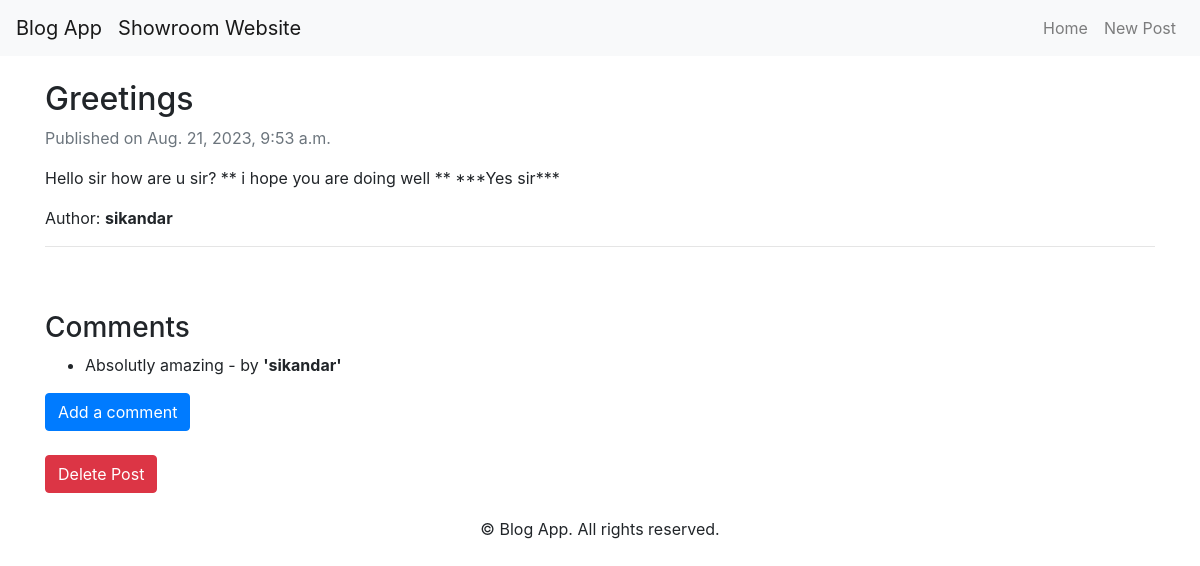
Page /blog/post/1/ on the committed database.
### blog/models.py (models this page shows, shortened)
class Post(models.Model):
    title = models.CharField(max_length=200)
    content = models.TextField()
    pub_date = models.DateTimeField(auto_now_add=True)
    author = models.ForeignKey(settings.AUTH_USER_MODEL,  on_delete=models.CASCADE)
    tags = models.ManyToManyField(Tag)

class Comment(models.Model):
    post = models.ForeignKey(Post, on_delete=models.CASCADE)
    author = models.ForeignKey(settings.AUTH_USER_MODEL,  on_delete=models.CASCADE)
    content = models.TextField()
    pub_date = models.DateTimeField(auto_now_add=True)

### accounts/models.py (models this page shows)
class CustomUser(AbstractUser):
    genderchoice = [
        ('M' , 'Male'),
        ('F' , 'Female'),
    ]
    gender = models.CharField( max_length=1 , choices=genderchoice)

### blog/views.py (the view)
# urls.py: path('post/<int:pk>/', views.post_detail, name='post_detail'),
def post_detail(request, pk):
    post = get_object_or_404(Post, pk=pk)
    comments = post.comment_set.all()
    return render(request, 'blog/post_detail.html', {'post': post, 'comments': comments})

### blog/templates/blog/post_detail.html
{% extends 'blog/base.html' %}
{% block content %}
    <h2>{{ post.title }}</h2>
    <p class ='text-muted' >Published on {{post.pub_date}} </p>
    <p>{{ post.content }}</p>
    <p>Author: <b>{{ post.author.username }}</b></p>
    <hr>
    <br>
    <br>
    <h3>Comments</h3>
    <ul>
        {% for comment in comments %}
            <li>{{ comment.content }} - by <b>'{{ comment.author.username }}'</b></li>
        {% endfor %}
    </ul>
    <a class="btn btn-primary" href="{% url 'blog:add_comment_to_post' post.pk %}">Add a comment</a>
    <br>
    <br>
    <a class="btn btn-danger" href="{% url 'blog:delete_post' post.pk %}">Delete Post</a>
{% endblock %}

### rows in the picture
Post: title "Greetings", pub_date "Aug. 21, 2023, 9:53 a.m.", content "Hello sir how are u sir? ** i hope you are doing well ** ***Yes sir***", author.username "sikandar"
Comment: content "Absolutly amazing", author.username "sikandar"
